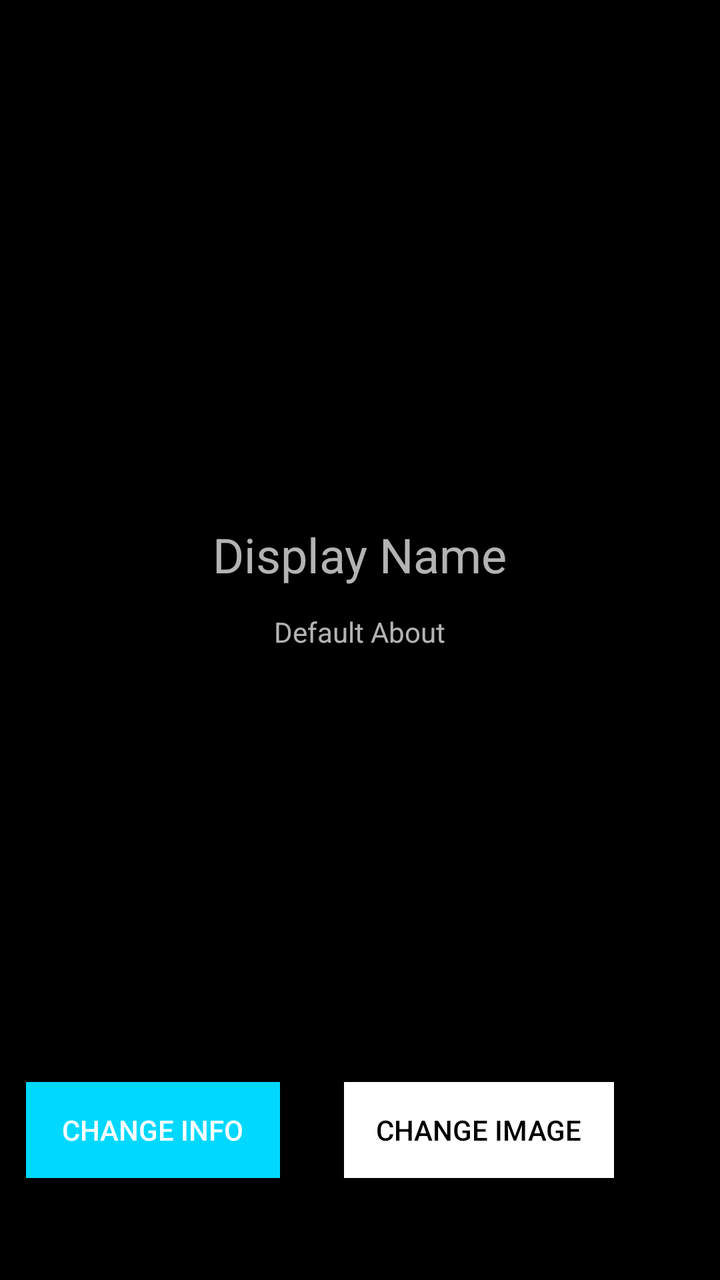
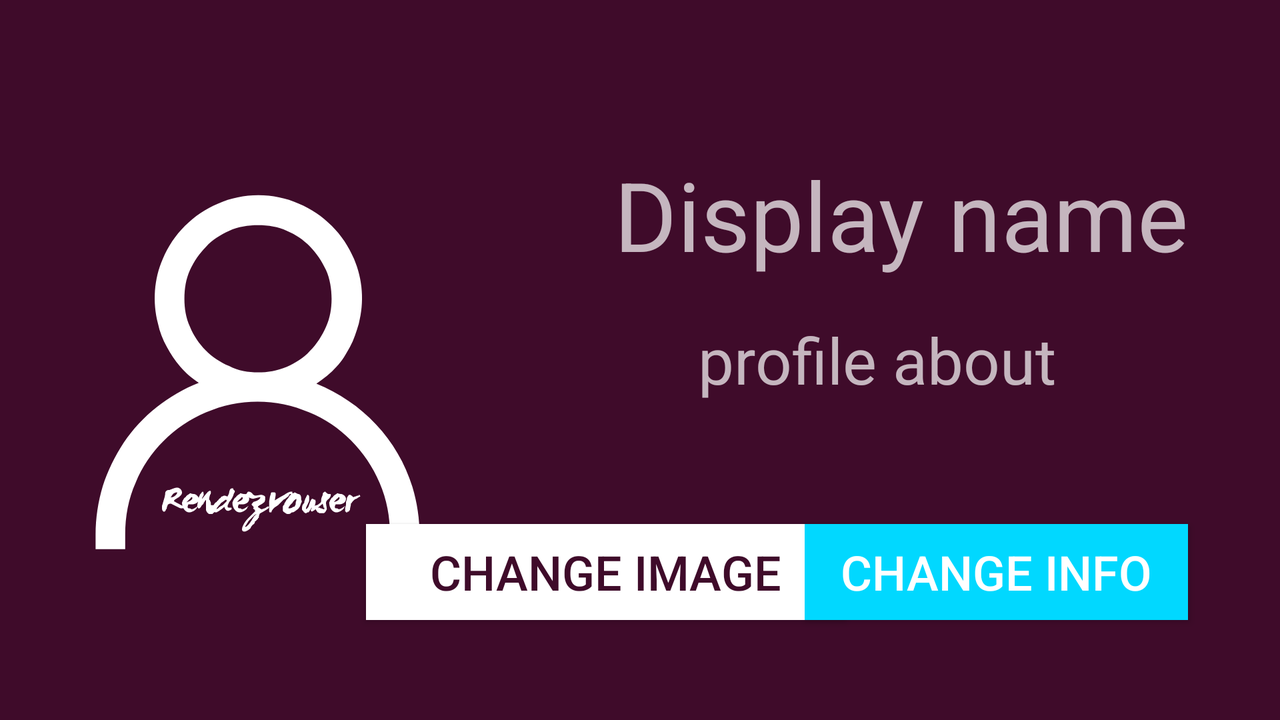

Compare how this app lays out the same screen by default and in its alternative resource folder. The renders come first, then the two layout files and the values they reference.
<!-- AndroidManifest.xml: application theme AppTheme -->
<!-- res/layout/activity_profile_settings.xml -->
<?xml version="1.0" encoding="utf-8"?>
<RelativeLayout xmlns:android="http://schemas.android.com/apk/res/android"
    xmlns:app="http://schemas.android.com/apk/res-auto"
    xmlns:tools="http://schemas.android.com/tools"
    android:layout_width="match_parent"
    android:layout_height="match_parent"
    android:background="#000">

    <ImageView
        android:id="@+id/avatar"
        android:layout_width="@dimen/widget_size"
        android:layout_height="@dimen/widget_size"
        android:layout_alignParentTop="true"
        android:layout_centerHorizontal="true"
        android:layout_marginTop="30dp"
        android:src="@mipmap/default_avatar" />

    <TextView
        android:id="@+id/display_name_txt"
        android:layout_width="wrap_content"
        android:layout_height="wrap_content"
        android:layout_below="@+id/avatar"
        android:layout_centerHorizontal="true"
        android:layout_marginTop="31dp"
        android:text="Display Name"
        android:textSize="24sp"
        android:theme="@style/ThemeOverlay.AppCompat.Dark.ActionBar" />

    <TextView
        android:id="@+id/about_txt"
        android:layout_width="wrap_content"
        android:layout_height="wrap_content"
        android:layout_marginTop="13dp"
        android:text="Default About"
        android:theme="@style/ThemeOverlay.AppCompat.Dark.ActionBar"
        android:layout_below="@+id/display_name_txt"
        android:layout_centerHorizontal="true" />

    <Button
        android:id="@+id/change_img"
        android:layout_width="wrap_content"
        android:layout_height="wrap_content"
        android:layout_alignBaseline="@+id/change_about"
        android:layout_alignBottom="@+id/change_about"
        android:layout_alignParentEnd="true"
        android:layout_alignParentRight="true"
        android:layout_marginEnd="53dp"
        android:layout_marginRight="53dp"
        android:background="@android:color/white"
        android:paddingEnd="16dp"
        android:paddingLeft="16dp"
        android:paddingRight="16dp"
        android:paddingStart="16dp"
        android:text="Change Image"
        android:textColor="#000" />

    <Button
        android:id="@+id/change_about"
        android:layout_width="wrap_content"
        android:layout_height="wrap_content"
        android:layout_alignParentBottom="true"
        android:layout_marginBottom="51dp"
        android:layout_marginEnd="32dp"
        android:layout_marginRight="32dp"
        android:layout_toLeftOf="@+id/change_img"
        android:layout_toStartOf="@+id/change_img"
        android:background="@color/colorAccent"
        android:paddingEnd="18dp"
        android:paddingLeft="18dp"
        android:paddingRight="18dp"
        android:paddingStart="18dp"
        android:text="change info"
        android:theme="@style/ThemeOverlay.AppCompat.Dark.ActionBar" />
</RelativeLayout>
<!-- resources referenced by this layout -->
<resources>
  <color name="colorAccent">#01d8ff</color>
  <dimen name="widget_size">200dp</dimen>
  <style name="AppTheme" parent="Theme.AppCompat.Light.NoActionBar">
          
          <item name="colorPrimary">@color/colorPrimary</item>
          <item name="colorPrimaryDark">@color/colorPrimaryDark</item>
          <item name="colorAccent">@color/colorAccent</item>
          <item name="android:windowBackground">@color/grey_200</item>
      </style>
  <color name="colorPrimary">#a6154c</color>
  <color name="colorPrimaryDark">#740a32</color>
  <color name="grey_200">#eeeeee</color>
</resources>
<!-- res/layout-land/activity_profile_settings.xml (the repository's variant of the layout above) -->
<!-- drawn on the phone turned sideways -->
<?xml version="1.0" encoding="utf-8"?>
<RelativeLayout xmlns:android="http://schemas.android.com/apk/res/android"

    android:layout_width="match_parent"
    android:layout_height="match_parent"
    android:background="#3F0B2A">

    <ImageView
        android:id="@+id/avatar"
        android:layout_width="@dimen/widget_size"
        android:layout_height="@dimen/widget_size"
        android:layout_alignParentLeft="true"
        android:layout_alignParentStart="true"
        android:layout_alignTop="@+id/display_name_txt"
        android:layout_marginLeft="29dp"
        android:layout_marginStart="29dp"
        android:contentDescription="@string/placeholder"
        android:src="@drawable/ic_place_holder" />

    <TextView
        android:id="@+id/display_name_txt"
        android:layout_width="wrap_content"
        android:layout_height="wrap_content"
        android:layout_alignParentEnd="true"
        android:layout_alignParentRight="true"
        android:layout_alignParentTop="true"
        android:layout_marginEnd="46dp"
        android:layout_marginRight="46dp"
        android:layout_marginTop="75dp"
        android:text="@string/display_name"
        android:textSize="48sp"
        android:theme="@style/ThemeOverlay.AppCompat.Dark.ActionBar" />

    <TextView
        android:id="@+id/about_txt"
        android:layout_width="wrap_content"
        android:layout_height="wrap_content"
        android:layout_alignLeft="@+id/display_name_txt"
        android:layout_alignStart="@+id/display_name_txt"
        android:layout_centerVertical="true"
        android:layout_marginLeft="42dp"
        android:layout_marginStart="42dp"
        android:text="@string/profile_about"
        android:textSize="32sp"
        android:theme="@style/ThemeOverlay.AppCompat.Dark.ActionBar" />

    <Button
        android:id="@+id/change_img"
        android:layout_width="wrap_content"
        android:layout_height="wrap_content"
        android:layout_alignBaseline="@+id/change_about"
        android:layout_alignBottom="@+id/change_about"
        android:layout_alignLeft="@+id/avatar"
        android:layout_alignStart="@+id/avatar"
        android:layout_marginLeft="154dp"
        android:layout_marginStart="154dp"
        android:background="@android:color/white"
        android:paddingEnd="32dp"
        android:paddingLeft="32dp"
        android:paddingRight="32dp"
        android:paddingStart="32dp"
        android:text="@string/change_image"
        android:textColor="#3F0B2A"
        android:textSize="24sp" />

    <Button
        android:id="@+id/change_about"
        android:layout_width="wrap_content"
        android:layout_height="wrap_content"
        android:layout_alignEnd="@+id/display_name_txt"
        android:layout_alignParentBottom="true"
        android:layout_alignRight="@+id/display_name_txt"
        android:layout_marginBottom="50dp"
        android:background="@color/colorAccent"
        android:paddingEnd="18dp"
        android:paddingLeft="18dp"
        android:paddingRight="18dp"
        android:paddingStart="18dp"
        android:text="@string/change_info"
        android:textSize="24sp"
        android:theme="@style/ThemeOverlay.AppCompat.Dark.ActionBar" />
</RelativeLayout>
<!-- resources referenced by the variant -->
<!-- as the phone turned sideways resolves them -->
<resources>
  <color name="colorAccent">#01d8ff</color>
  <dimen name="widget_size">200dp</dimen>
  <!-- drawable ic_place_holder: vector/xml drawable (drawable, 11373 chars, omitted) -->
  <string name="change_image">Change Image</string>
  <string name="change_info">change info</string>
  <string name="display_name">Display name</string>
  <string name="placeholder">avatar placeholder</string>
  <string name="profile_about">profile about</string>
  <style name="AppTheme" parent="Theme.AppCompat.Light.NoActionBar">
          
          <item name="colorPrimary">@color/colorPrimary</item>
          <item name="colorPrimaryDark">@color/colorPrimaryDark</item>
          <item name="colorAccent">@color/colorAccent</item>
          <item name="android:windowBackground">@color/grey_200</item>
      </style>
  <color name="colorPrimary">#a6154c</color>
  <color name="colorPrimaryDark">#740a32</color>
  <color name="grey_200">#eeeeee</color>
</resources>
